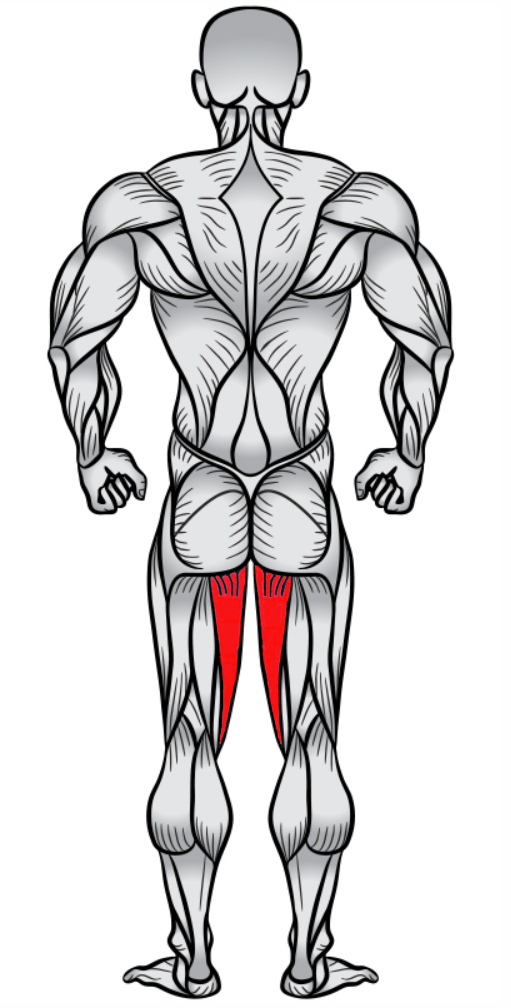
#> input picture Muscle_Group_Pictures/Adductor Leg Lifts_2.PNG, 511 x 1008 px, given in place of 3-Way Reaches_1.JPG, which was not available
$ python Exercise_Demo_Pics.py
#> lines starting #> are read from the running program, lines starting #| are printed output that depends on the picture; pictures that were not available may be replaced by others from this repository, and a replacement may not be noted
# This will just be a separate script for labeling and accessing
# the exercise demo pictures which will be referenced in the main script

from PIL import Image

three_way_reaches_1 = Image.open(r"Exercise_Demo_Pictures/3-Way Reaches_1.JPG")
#> three_way_reaches_1 is the input picture: PIL image 511x1008 RGBA; mean R, G, B, A 216.7, 214.6, 215.1, 255
three_way_reaches_2 = Image.open(r"Exercise_Demo_Pictures/3-Way Reaches_2.JPG")
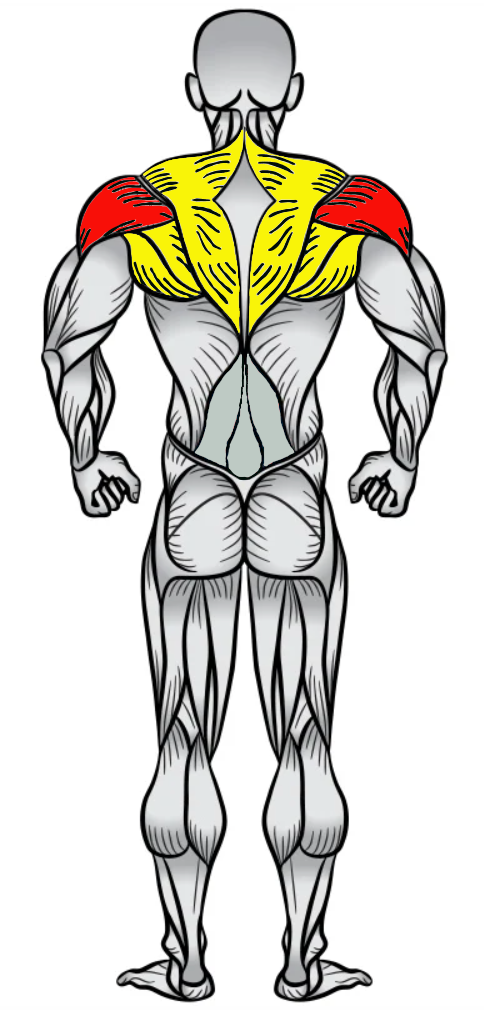
#> input picture Muscle_Group_Pictures/3-Way Reaches_2.PNG, 484 x 1014 px, given in place of 3-Way Reaches_2.JPG, which was not available
#> three_way_reaches_2 is the input picture: PIL image 484x1014 RGBA; mean R, G, B, A 213, 210.8, 202.4, 253.2
three_way_reaches_3 = Image.open(r"Exercise_Demo_Pictures/3-Way Reaches_3.JPG")
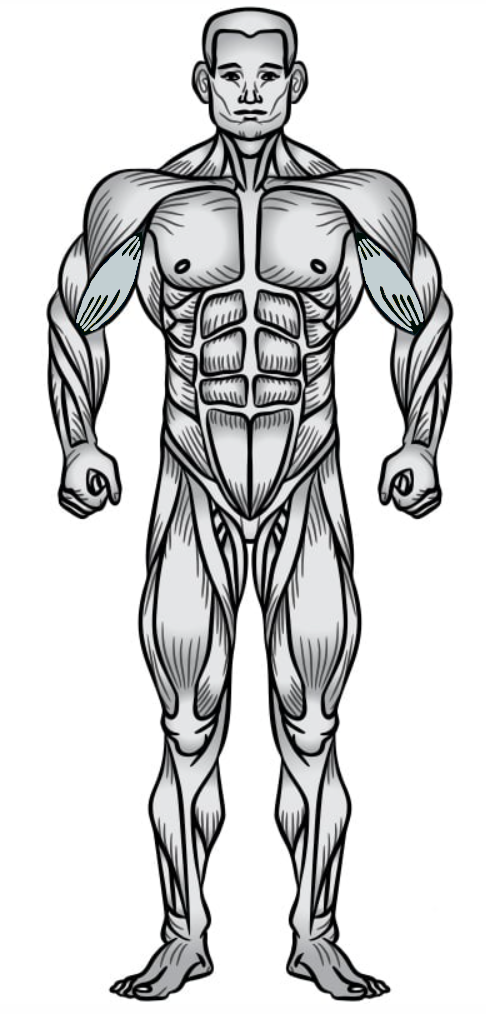
#> input picture Muscle_Group_Pictures/Back Extensions_1.PNG, 486 x 1014 px, given in place of 3-Way Reaches_3.JPG, which was not available
#> three_way_reaches_3 is the input picture: PIL image 486x1014 RGBA; mean R, G, B, A 208, 208.5, 209, 255

ab_bicycle_1 = Image.open("Exercise_Demo_Pictures/Ab Bicycle_1.jpg")
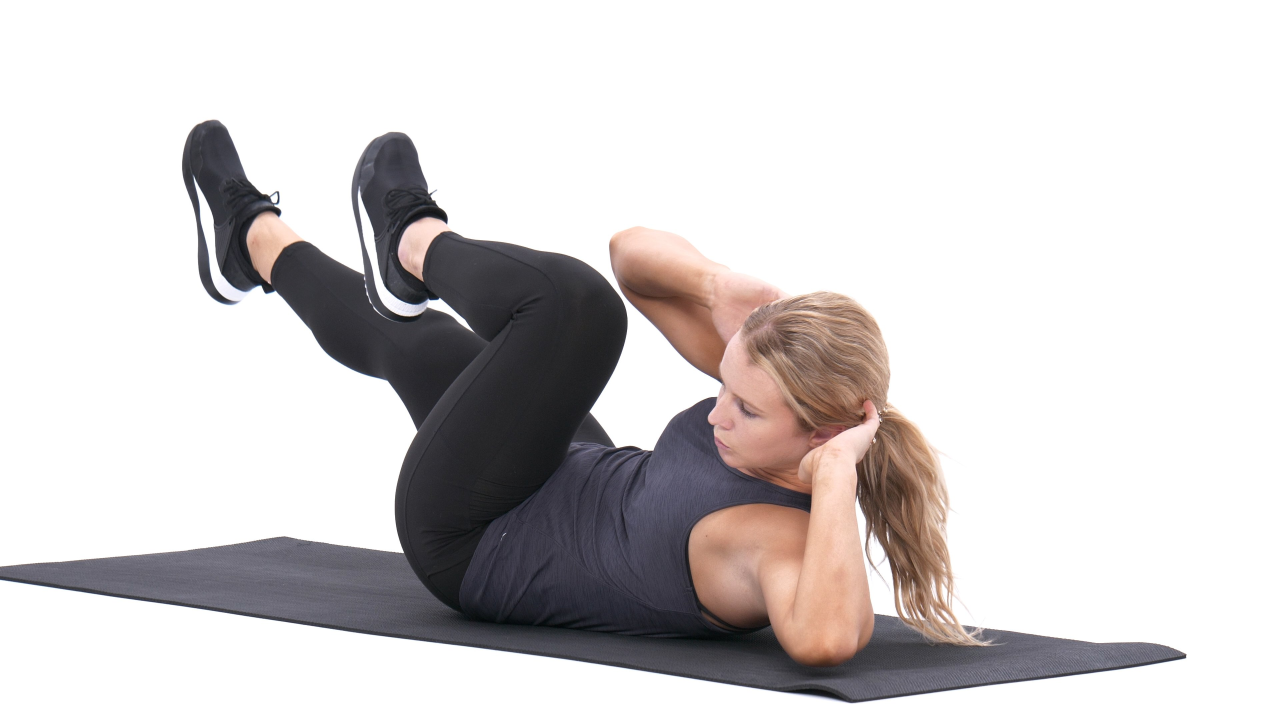
#> input picture Exercise_Demo_Pictures/Ab Bicycle_1.jpg, 3840 x 2160 px (shown at 1/3 size)
#> ab_bicycle_1 is the input picture: PIL image 3840x2160 RGB; mean R, G, B 211.1, 207.2, 207.3
ab_bicycle_2 = Image.open("Exercise_Demo_Pictures/Ab Bicycle_2.jpg")

#> (the run stopped early here; a loop or call above may not have finished)
